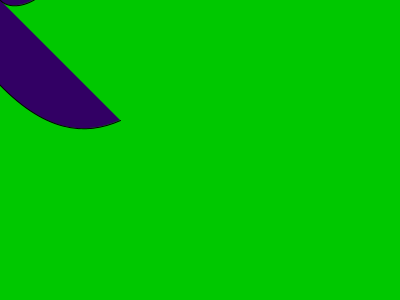
Frame 1 (no input)
Frame 60 (the mouse pressed at the canvas centre just before this capture): identical to frame 1, image omitted
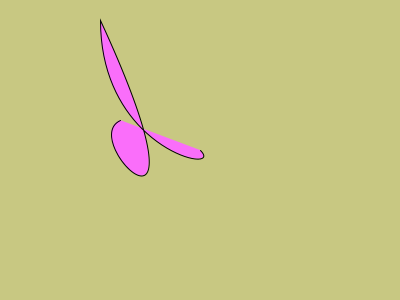
Frame 120 (the mouse held since frame 60 and released just before this capture)

The Processing sketch that drew these frames (run headless with seeded random() and noise(); from frame 60 on, the mouse is pressed at the canvas centre):

// Processing sketch: processing_136738
// ── processing_136738.pde

 void setup () {
   size(400, 300);
   strokeWeight(1);
   smooth();
 }
void draw() {
 frameRate(30);
 fill (mouseX+50, mouseY-40, mouseY+100);
 background (mouseX, 200, mouseY-20);

 //ellipse(mouseX, mouseY, 3, 3);
 //line(mouseX, mouseY, pmouseX, pmouseY);
 beginShape();
  vertex(mouseX, mouseY); // first point
  bezierVertex(mouseX+25, mouseY+25, 100, mouseX-50, mouseY-50, 20);
  bezierVertex(mouseX+20, mouseY+130, 75, 140, 120, 120);
  endShape();
}
